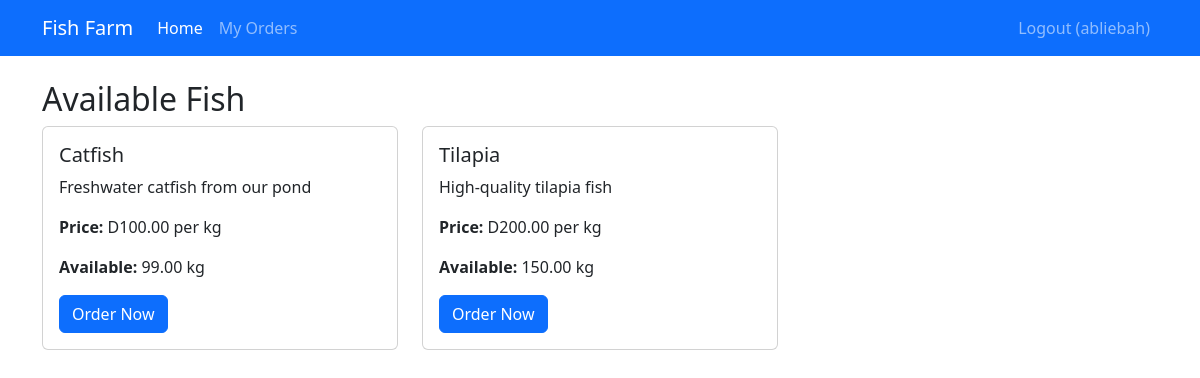
Page /index.php (signed in) on the earlier database version.
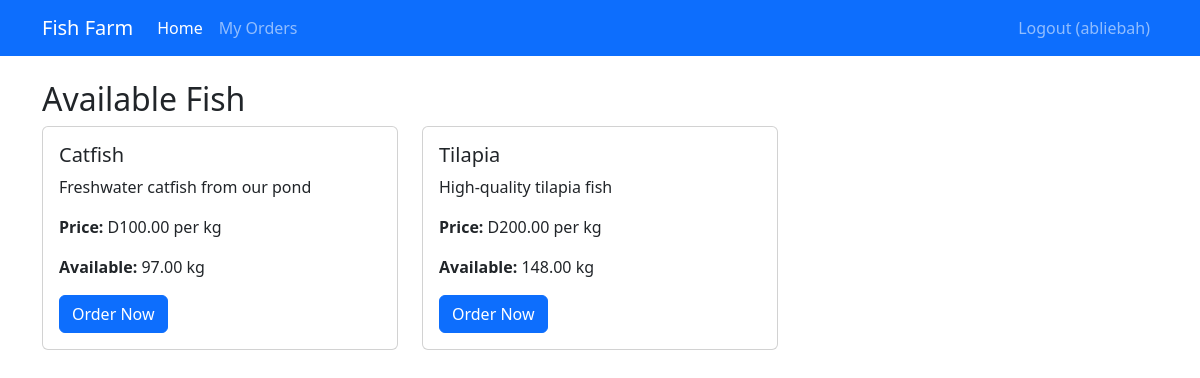
Same page on the later database version.
### tables this page shows
CREATE TABLE `inventory` (
  `id` int(11) NOT NULL,
  `fish_type_id` int(11) NOT NULL,
  `quantity_kg` decimal(10,2) NOT NULL,
  `last_updated` timestamp NOT NULL DEFAULT current_timestamp() ON UPDATE current_timestamp()
);

### functions.php (called while the page is built, shortened)
<?php
require_once 'config.php';
function getAllFishTypes()
{
    global $pdo;
    $stmt = $pdo->query("SELECT * FROM fish_types");
    return $stmt->fetchAll();
}
function getInventory()
{
    global $pdo;
    $stmt = $pdo->query("SELECT i.*, f.name, f.price_per_kg FROM inventory i JOIN fish_types f ON i.fish_type_id = f.id");
    return $stmt->fetchAll();
}

### index.php (the view, shortened to what this page needs)
<?php
require_once 'auth.php';
require_once 'functions.php';
$fishTypes = getAllFishTypes();
$inventory = getInventory();
?>
<!DOCTYPE html>
<html lang="en">
<head>
    <link href="https://cdn.jsdelivr.net/npm/bootstrap@5.3.0/dist/css/bootstrap.min.css" rel="stylesheet">
</head>
<body>
    <nav class="navbar navbar-expand-lg navbar-dark bg-primary">
        <div class="container">
            <a class="navbar-brand" href="#">Fish Farm</a>
            <div class="collapse navbar-collapse" id="navbarNav">
                <ul class="navbar-nav me-auto">
                    <li class="nav-item">
                        <a class="nav-link active" href="index.php">Home</a>
                    </li>
                    <li class="nav-item">
                        <a class="nav-link" href="orders.php">My Orders</a>
                    </li>
                </ul>
                <ul class="navbar-nav">
                    <li class="nav-item">
                        <a class="nav-link" href="logout.php">Logout (<?= htmlspecialchars($_SESSION['username']) ?>)</a>
                    </li>
                </ul>
            </div>
        </div>
    </nav>
    <div class="container mt-4">
        <h2>Available Fish</h2>
        <div class="row">
            <?php foreach ($fishTypes as $fish): ?>
                <div class="col-md-4 mb-4">
                    <div class="card">
                        <div class="card-body">
                            <h5 class="card-title"><?= htmlspecialchars($fish['name']) ?></h5>
                            <p class="card-text"><?= htmlspecialchars($fish['description']) ?></p>
                            <p class="card-text"><strong>Price:</strong> D<?= number_format($fish['price_per_kg'], 2) ?> per kg</p>
                            <p class="card-text">
                                <strong>Available:</strong>
                                <?php
                                $available = 0;
                                foreach ($inventory as $item) {
                                    if ($item['fish_type_id'] == $fish['id']) {
                                        $available = $item['quantity_kg'];
                                        break;
                                    }
                                }
                                echo number_format($available, 2) . ' kg';
                                ?>
                            </p>
                            <?php if ($available > 0): ?>
                                <a href="order.php?fish_id=<?= $fish['id'] ?>" class="btn btn-primary">Order Now</a>
                            <?php else: ?>
                                <button class="btn btn-secondary" disabled>Out of Stock</button>
                            <?php endif; ?>
                        </div>
                    </div>
                </div>
            <?php endforeach; ?>
        </div>
    </div>
</body>
</html>

Differences in the rows shown:
changed inventory (number 1 of 2 on the later page): quantity_kg "99.00" → "97.00"
changed inventory (number 2 of 2 on the later page): quantity_kg "150.00" → "148.00"
